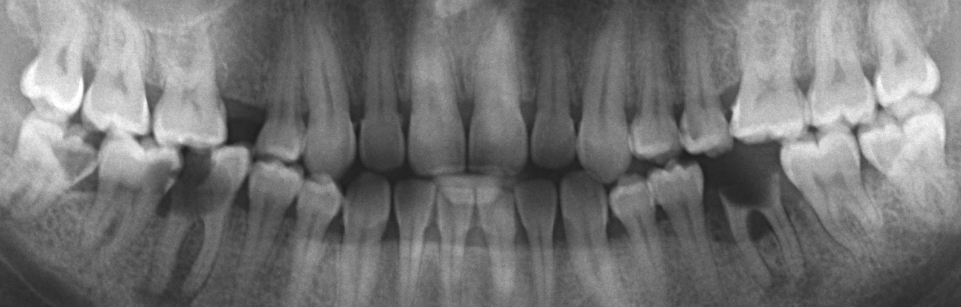
#> input picture test-auto-cropped/7.bmp, 1921 x 614 px (shown at 1/2 size)
$ python test_plus.py   (older library calls are emulated)
#> lines starting #> are read from the running program, lines starting #| are printed output that depends on the picture; after the words box and inside, x2 and y2 are one past the last pixel; in counts of white or black regions, pixels touching at a corner belong together
### preprocessing.py
import cv2
import matplotlib.pyplot as plt
import numpy as np
from skimage.filters import (threshold_otsu, threshold_niblack, threshold_sauvola, rank)
from skimage.morphology import disk


def draw_histogram(image):
    plt.hist(image.ravel(), 256, [0, 256])
    plt.show()


# [42 lines left out: function match_histogram, not called in this run]


def equalize_histogram(image):
    result = cv2.equalizeHist(image)
    return result


def AHE(image, radius=150):
    result = rank.equalize(image=image, selem=disk(radius))
    return result


# [89 lines left out: functions CLAHE, global_threshold, adaptive_threshold, otsu, niblack, not called in this run]


def sauvola(image, window_size, show_result=False, return_result=False):
    binary_global = image > threshold_otsu(image)
    thresh_sauvola = threshold_sauvola(image, window_size=window_size)
    binary_sauvola = image > thresh_sauvola

    if show_result:
        plt.subplot(3, 1, 1), plt.imshow(image, cmap='gray'), plt.title('Original'), plt.axis('off')
        plt.subplot(3, 1, 2), plt.imshow(binary_global, cmap='gray'), plt.title('Global Threshold'), plt.axis('off')
        plt.subplot(3, 1, 3), plt.imshow(binary_sauvola, cmap='gray'), plt.title('Sauvola Threshold'), plt.axis('off')
        plt.show()

    binary_sauvola = np.array(binary_sauvola, dtype='uint8')
    binary_sauvola = np.where(binary_sauvola == 1, np.uint8(255), np.uint8(0))

    if return_result:
        return binary_sauvola


# [176 lines left out: functions canny, laplacian, erosion, dilation, quadtree_decomp, imfill, not called in this run]


def eliminate_white_pixels(image):
    image = np.where(image == 255, np.uint8(254), image)
    return image


def eliminate_black_pixels(image):
    image = np.where(image == 0, np.uint8(1), image)
    return image

### test_plus.py
import cv2
import matplotlib.pyplot as plt
import preprocessing as prep
import numpy as np
import copy
from skimage.filters import rank
from skimage.morphology import disk
import time


img_address = './test-auto-cropped/7.bmp'
# img_address = './test-images/up_jaw.bmp'
img = cv2.imread(img_address, 0)
#> img is the input picture: shape (614, 1921); min 27, max 255, mean 115.6
h, w = img.shape[:2]
#> h = 614; w = 1921
org = copy.deepcopy(x=img)

t0 = time.time()
# [5 lines of commented-out code are left out]

img = prep.sauvola(image=img, window_size=175, show_result=False, return_result=True)
#> in sauvola, `binary_global = image > threshold_otsu(image)`:
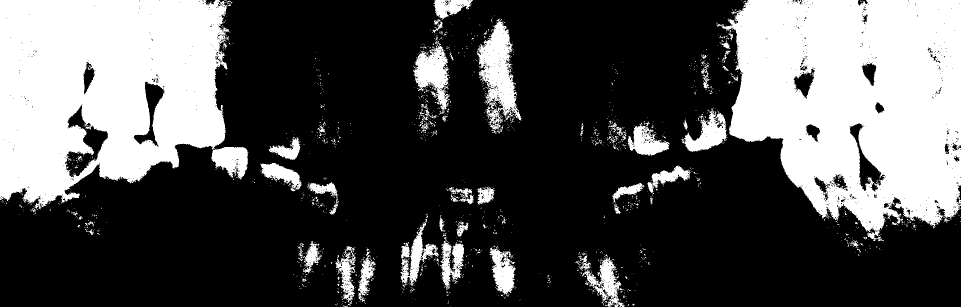
#> binary_global: shape (614, 1921) bool (shown at 1/2 size); 31.8% white; 1691 white regions (1597 under 20 px), largest, box (x1, y1, x2, y2) and area: (1433, 0, 1921, 482) 168957, (0, 0, 459, 418) 148201, (954, 37, 1043, 260) 9292
#> in sauvola, `thresh_sauvola = threshold_sauvola(image, window_size=window_size)`:
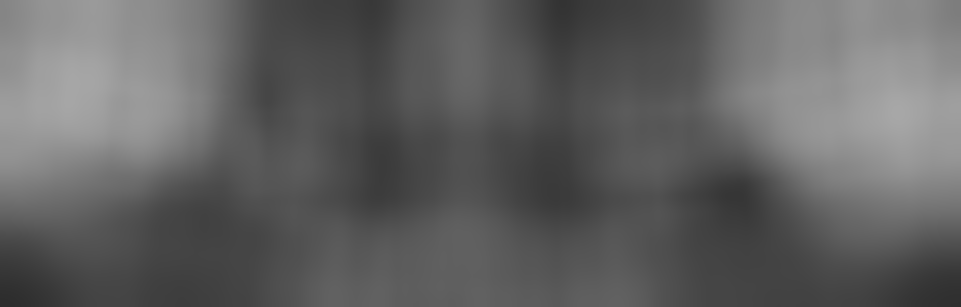
#> thresh_sauvola: shape (614, 1921) float64 (shown at 1/2 size); min 44.97, max 167.6, mean 97.3
#> in sauvola, `binary_sauvola = image > thresh_sauvola`:
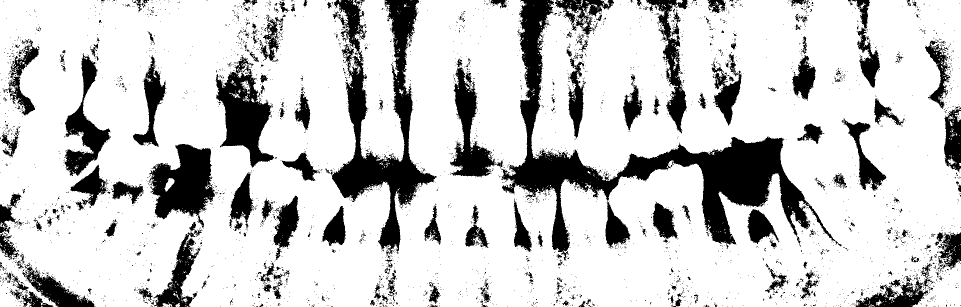
#> binary_sauvola: shape (614, 1921) bool (shown at 1/2 size); 80.1% white; 4098 black regions (3860 under 20 px), largest, box (x1, y1, x2, y2) and area: (1002, 0, 1683, 521) 56502, (650, 0, 873, 519) 31020, (298, 288, 430, 456) 12779
img = np.array(img, dtype='uint8')
for row_idx in range(0, w):
    for clmn_idx in range(0, h):
        if img[clmn_idx, row_idx]:
            img[clmn_idx, row_idx] = 254
        else:
            img[clmn_idx, row_idx] = 1
# img = prep.erosion(image=img, kernel_size=10, iterations=1, return_result=1)
# img = prep.imfill(image=img, threshold=10, return_result=1)
# img = np.array(img, dtype='uint8')

t1 = time.time()
print('elapsed time: %.2f secs' % (t1-t0))

# cv2.imwrite('./test-images/7_sauvola.bmp', img)
plt.subplot(2, 1, 1), plt.imshow(X=org, cmap='gray'), plt.axis('off')
plt.subplot(2, 1, 2), plt.imshow(X=img, cmap='gray'), plt.axis('off')
plt.show()
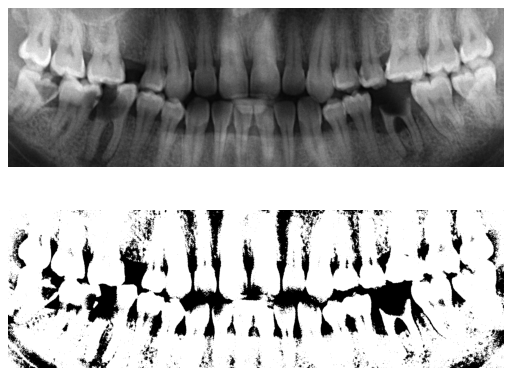
#> figure drawn by matplotlib, 2 panels

$ run again, with test-auto-cropped/1.bmp copied over test-auto-cropped/7.bmp
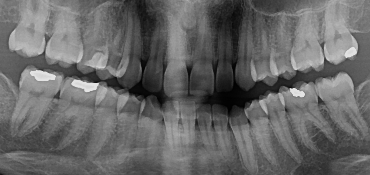
#> input picture test-auto-cropped/1.bmp, 370 x 175 px
#> img is the input picture: shape (175, 370); min 0, max 226, mean 102.9
#> in sauvola, `binary_global = image > threshold_otsu(image)`:
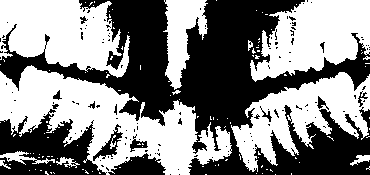
#> binary_global: shape (175, 370) bool; 52.5% white; 136 black regions (122 under 20 px), largest, box (x1, y1, x2, y2) and area: (0, 0, 370, 175) 24889, (0, 109, 107, 175) 3924, (108, 153, 166, 175) 772
#> `plt.show()`:
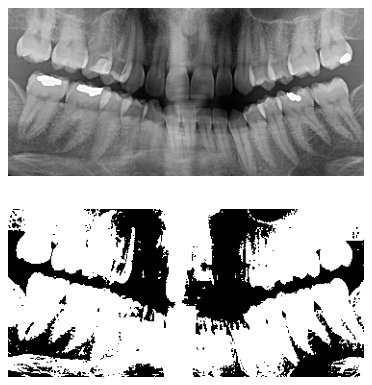
#> figure drawn by matplotlib, 2 panels

$ run again, with test-auto-cropped/10.bmp copied over test-auto-cropped/7.bmp
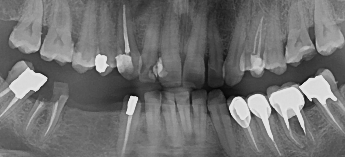
#> input picture test-auto-cropped/10.bmp, 345 x 157 px
#> img is the input picture: shape (157, 345); min 6, max 228, mean 111.6
#> in sauvola, `binary_global = image > threshold_otsu(image)`:
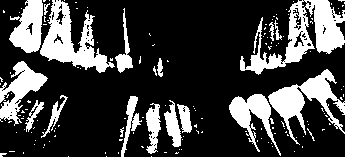
#> binary_global: shape (157, 345) bool; 25.2% white; 149 white regions (130 under 20 px), largest, box (x1, y1, x2, y2) and area: (240, 0, 345, 75) 2880, (40, 0, 115, 73) 2212, (268, 69, 345, 145) 1961
#> `plt.show()`:
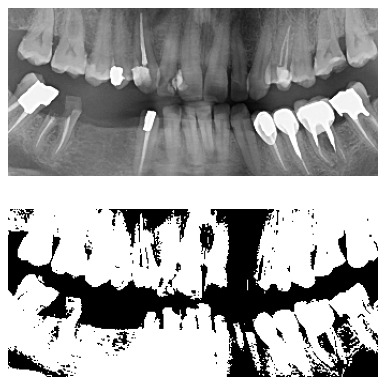
#> figure drawn by matplotlib, 2 panels

$ run again, with test-auto-cropped/2.bmp copied over test-auto-cropped/7.bmp
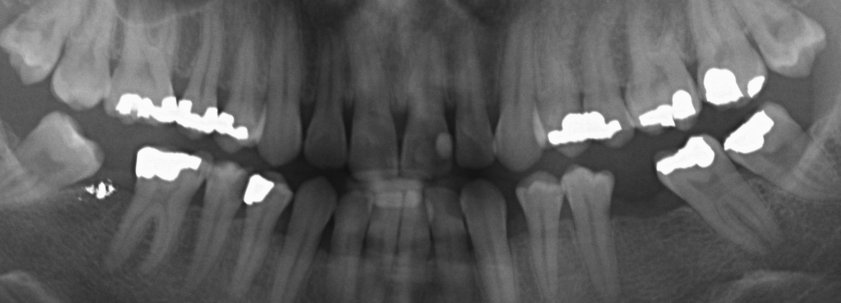
#> input picture test-auto-cropped/2.bmp, 1682 x 605 px (shown at 1/2 size)
#> img is the input picture: shape (605, 1682); min 14, max 251, mean 94.5
#> in sauvola, `binary_global = image > threshold_otsu(image)`:
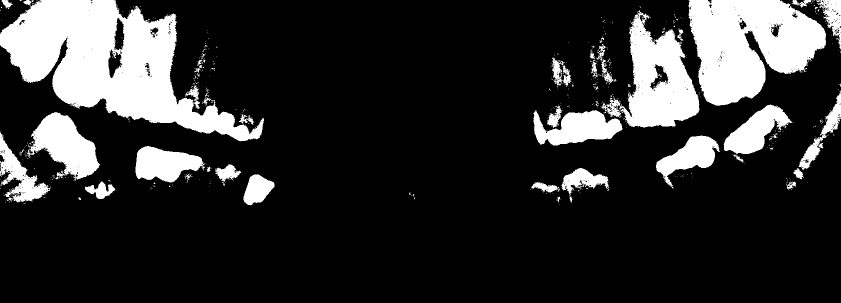
#> binary_global: shape (605, 1682) bool (shown at 1/2 size); 18.5% white; 558 white regions (510 under 20 px), largest, box (x1, y1, x2, y2) and area: (0, 0, 528, 283) 66909, (1377, 0, 1652, 212) 39239, (1238, 21, 1399, 255) 21118
#> `plt.show()`:
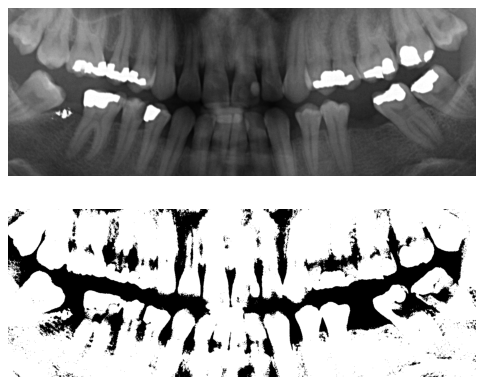
#> figure drawn by matplotlib, 2 panels
